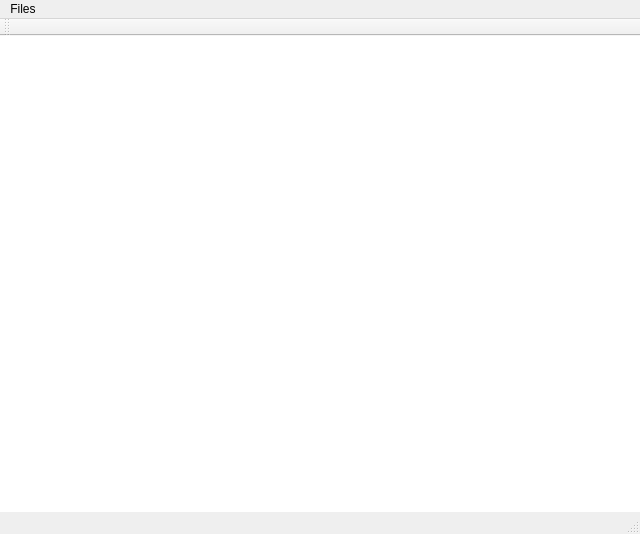
<?xml version="1.0" encoding="UTF-8"?>
<ui version="4.0">
 <class>MainWindow</class>
 <widget class="QMainWindow" name="MainWindow">
  <property name="geometry">
   <rect>
    <x>0</x>
    <y>0</y>
    <width>640</width>
    <height>534</height>
   </rect>
  </property>
  <property name="windowTitle">
   <string>Picture Viewer</string>
  </property>
  <widget class="QWidget" name="centralWidget">
   <widget class="QLabel" name="show_BMP_files">
    <property name="geometry">
     <rect>
      <x>0</x>
      <y>0</y>
      <width>640</width>
      <height>480</height>
     </rect>
    </property>
    <property name="styleSheet">
     <string notr="true">background-color: rgb(255, 255, 255);</string>
    </property>
    <property name="text">
     <string/>
    </property>
   </widget>
  </widget>
  <widget class="QMenuBar" name="menuBar">
   <property name="geometry">
    <rect>
     <x>0</x>
     <y>0</y>
     <width>640</width>
     <height>21</height>
    </rect>
   </property>
   <widget class="QMenu" name="menuFiles">
    <property name="title">
     <string>Files</string>
    </property>
    <addaction name="actionLoad_BMP_Files"/>
    <addaction name="actionSave_BMP_Image_Using_QImage"/>
    <addaction name="actionSave_BMP_Image_Using_fstream"/>
    <addaction name="actionExit"/>
   </widget>
   <addaction name="menuFiles"/>
  </widget>
  <widget class="QToolBar" name="mainToolBar">
   <attribute name="toolBarArea">
    <enum>TopToolBarArea</enum>
   </attribute>
   <attribute name="toolBarBreak">
    <bool>false</bool>
   </attribute>
  </widget>
  <widget class="QStatusBar" name="statusBar"/>
  <action name="actionLoad_BMP_Files">
   <property name="text">
    <string>Load BMP Files</string>
   </property>
  </action>
  <action name="actionExit">
   <property name="text">
    <string>Exit</string>
   </property>
  </action>
  <action name="actionSave_BMP_Image_Using_QImage">
   <property name="enabled">
    <bool>false</bool>
   </property>
   <property name="text">
    <string>Save BMP Image (Using QImage)</string>
   </property>
  </action>
  <action name="actionSave_BMP_Image_Using_fstream">
   <property name="enabled">
    <bool>false</bool>
   </property>
   <property name="text">
    <string>Save BMP Image (Using fstream)</string>
   </property>
  </action>
 </widget>
 <layoutdefault spacing="6" margin="11"/>
 <resources/>
 <connections>
  <connection>
   <sender>actionExit</sender>
   <signal>triggered()</signal>
   <receiver>MainWindow</receiver>
   <slot>close()</slot>
   <hints>
    <hint type="sourcelabel">
     <x>-1</x>
     <y>-1</y>
    </hint>
    <hint type="destinationlabel">
     <x>319</x>
     <y>266</y>
    </hint>
   </hints>
  </connection>
 </connections>
</ui>
